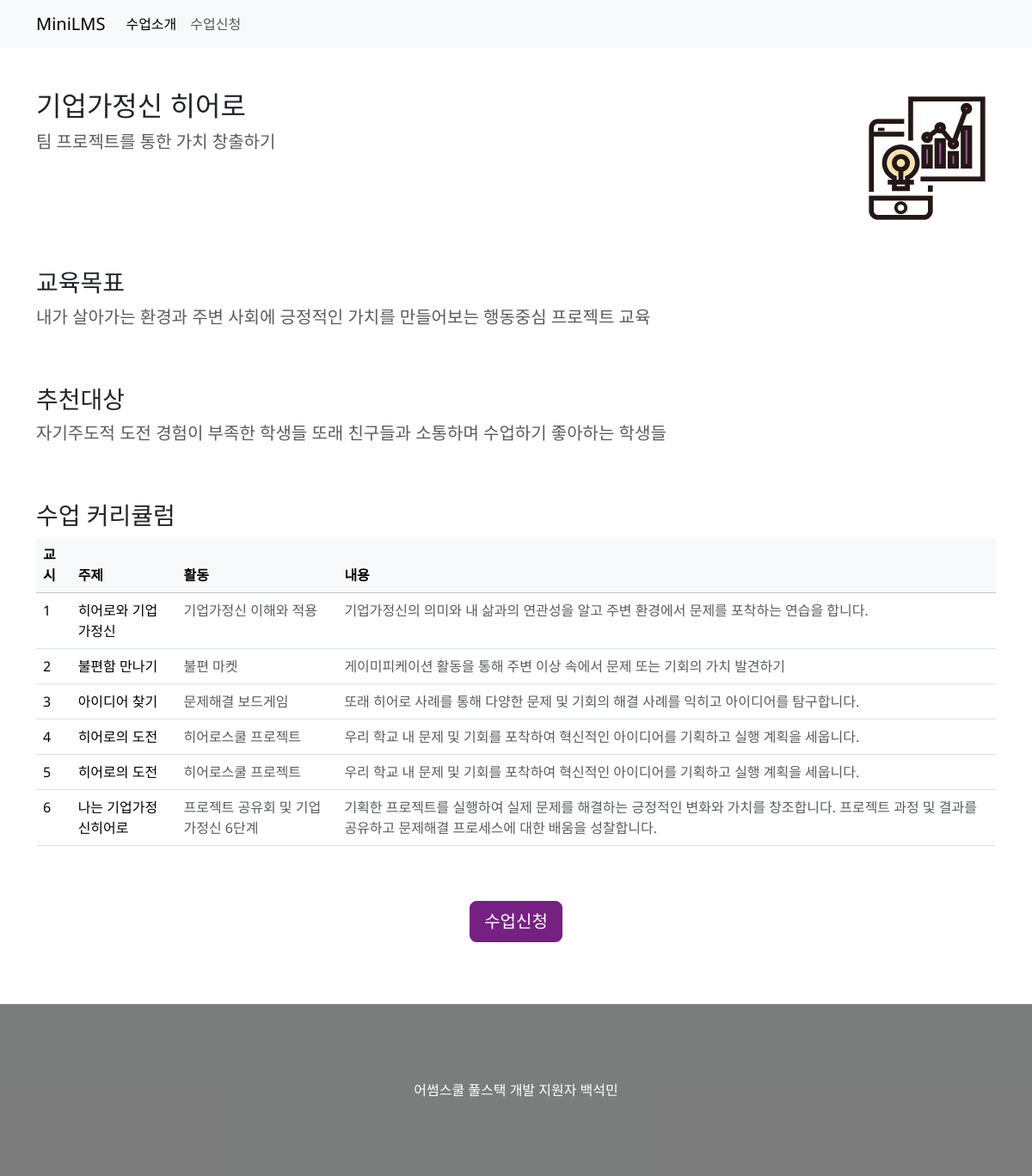
Screenshot of /subjects/6/ with the database file from the repository.
### subjects/models.py (models this page shows)
class Subject(models.Model):
  title = models.CharField(max_length=100)
  content = models.TextField()
  image = models.URLField(max_length=500)
  objective = models.TextField()
  audience = models.TextField()
  class Meta:
    db_table = 'tb_subjects'

class Curriculum(models.Model):
  subject = models.ForeignKey(Subject, on_delete=models.CASCADE, related_name='curriculums')
  period = models.IntegerField()
  topic = models.CharField(max_length=100)
  task = models.CharField(max_length=100)
  content = models.TextField()
  class Meta:
    db_table = 'tb_curriculums'

### subjects/views.py (the view)
# urls.py: path('<int:id>/', views.detail, name='detail'),
def detail(request, id):
  subject = Subject.objects.get(id=id)
  curriculums = Curriculum.objects.filter(subject_id=id)
  return render(request, 'subjects/detail.html', {'subject': subject, 'curriculums': curriculums})

### templates/subjects/detail.html
{% extends 'base.html' %} {% block content %}
<div class="d-flex flex-column gap-5">
  <div class="d-flex justify-content-between align-items-start">
    <div>
      <h2>{{ subject.title }}</h2>
      <p class="fs-5 text-muted">{{ subject.content }}</p>
    </div>
    <img
      class="img-fluid"
      src="/uploads/subjects/subject_{{ subject.id }}_img.jpg"
      alt="{{ subject.title }}"
    />
  </div>
  <div>
    <h3>교육목표</h3>
    <p class="fs-5 text-muted">{{ subject.objective }}</p>
  </div>
  <div>
    <h3>추천대상</h3>
    <p class="fs-5 text-muted">{{ subject.audience }}</p>
  </div>
  <div>
    <h3>수업 커리큘럼</h3>
    <table class="table">
      <thead class="table-light">
        <tr>
          <th scope="col">교시</th>
          <th scope="col">주제</th>
          <th scope="col">활동</th>
          <th scople="col">내용</th>
        </tr>
      </thead>
      <tbody>
        {% for item in curriculums %}
        <tr>
          <td>{{ item.period }}</td>
          <td>{{ item.topic }}</td>
          <td class="text-muted">{{ item.task }}</td>
          <td class="text-muted">{{ item.content }}</td>
        </tr>
        {% endfor %}
      </tbody>
    </table>
  </div>
  <div class="d-flex justify-content-center">
    <a href="../apply/{{ subject.id }}/" class="btn btn-primary btn-lg"
      >수업신청</a
    >
  </div>
</div>
{% endblock %}

### templates/base.html (style rules this page uses)
* { margin: 0; padding: 0; box-sizing: border-box; color: #212529; }
body { font-family: "Noto Sans", sans-serif; }
.btn-primary { background-color: #762182 !important; border-color: #762182 !important; }

### rows the page displays
Subject: title "기업가정신 히어로", content "팀 프로젝트를 통한 가치 창출하기", objective "내가 살아가는 환경과 주변 사회에 긍정적인 가치를 만들어보는 행동중심 프로젝트 교육", audience "자기주도적 도전 경험이 부족한 학생들 또래 친구들과 소통하며 수업하기 좋아하는 학생들"
Curriculum: period "1", topic "히어로와 기업가정신", task "기업가정신 이해와 적용", content "기업가정신의 의미와 내 삶과의 연관성을 알고 주변 환경에서 문제를 포착하는 연습을 합니다."
Curriculum: period "2", topic "불편함 만나기", task "불편 마켓", content "게이미피케이션 활동을 통해 주변 이상 속에서 문제 또는 기회의 가치 발견하기"
Curriculum: period "3", topic "아이디어 찾기", task "문제해결 보드게임", content "또래 히어로 사례를 통해 다양한 문제 및 기회의 해결 사례를 익히고 아이디어를 탐구합니다."
Curriculum: period "4", topic "히어로의 도전", task "히어로스쿨 프로젝트", content "우리 학교 내 문제 및 기회를 포착하여 혁신적인 아이디어를 기획하고 실행 계획을 세웁니다."
Curriculum: period "5", topic "히어로의 도전", task "히어로스쿨 프로젝트", content "우리 학교 내 문제 및 기회를 포착하여 혁신적인 아이디어를 기획하고 실행 계획을 세웁니다."
Curriculum: period "6", topic "나는 기업가정신히어로", task "프로젝트 공유회 및 기업가정신 6단계", content "기획한 프로젝트를 실행하여 실제 문제를 해결하는 긍정적인 변화와 가치를 창조합니다. 프로젝트 과정 및 결과를 공유하고 문제해결 프로세스에 대한 배움을 성찰합니다."
